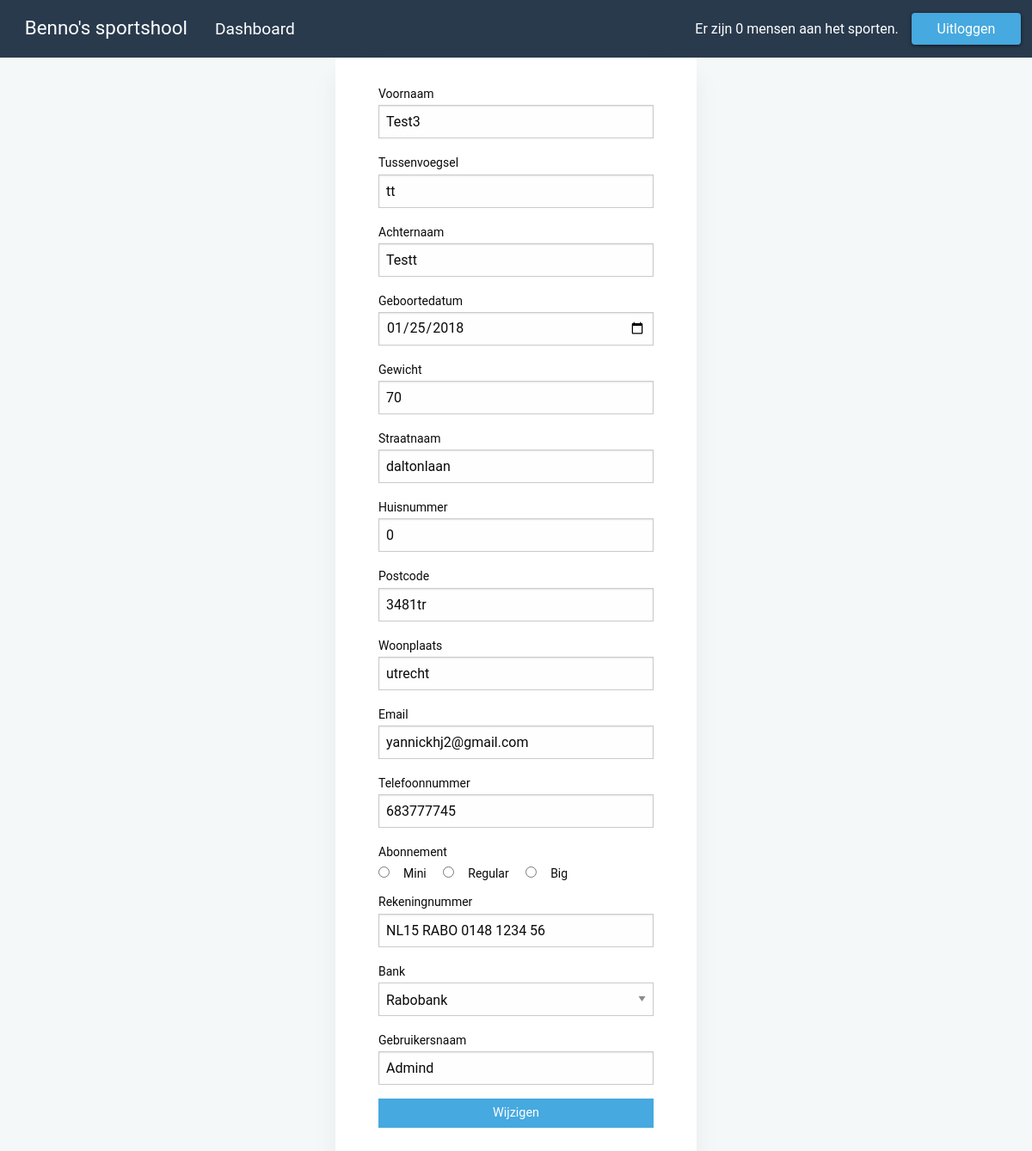
The page /update.php (signed in) on the database its author committed.
### tables this page shows
CREATE TABLE `leden` (
  `lid_id` int(50) NOT NULL,
  `pas_code` int(64) NOT NULL,
  `lid_voornaam` varchar(256) NOT NULL,
  `lid_tsnvoegsel` varchar(256) DEFAULT NULL,
  `lid_achternaam` varchar(256) NOT NULL,
  `lid_gewicht` int(50) NOT NULL,
  `lid_geboortedatum` date NOT NULL,
  `lid_email` varchar(256) NOT NULL,
  `lid_huisnr` int(50) NOT NULL,
  `lid_postcode` varchar(50) NOT NULL,
  `lid_straatnaam` varchar(256) NOT NULL,
  `lid_tel` int(50) NOT NULL,
  `lid_woonplaats` varchar(256) NOT NULL,
  `lid_rekeningnr` varchar(256) NOT NULL,
  `lid_bank` varchar(256) NOT NULL,
  `lid_abbo` varchar(256) NOT NULL,
  `lid_uid` varchar(256) NOT NULL,
  `lid_pwd` varchar(256) NOT NULL,
  `lid_registerdate` date NOT NULL,
  `IsLoggedIn` varchar(10) DEFAULT NULL
);

### update.php (the view, shortened to what this page needs)
<?php
  include_once 'header.php'
?>
<?php
    $sql = "SELECT * FROM leden WHERE lid_uid = '" . $_SESSION['lid_uid'] . "'";
    $result = mysqli_query($conn, $sql);
    $row = mysqli_fetch_array($result)
?>
 <div class="grid-x align-center">
 <div class="cell shrink form-card">
<?php
        echo '<form action="includes/update.inc.php" method="POST">';
        echo '<label>Voornaam<input type="text" name=u_voornaam value="' . $row["lid_voornaam"] . '" placeholder=""/></label>';
        echo '<label>Tussenvoegsel<input type="text" name=u_tsnvoegsel value="' . $row["lid_tsnvoegsel"] . '" placeholder=""/></label>';
        echo '<label>Achternaam<input type="text" name=u_achternaam value="' . $row["lid_achternaam"] . '" placeholder=""/></label>';
        echo '<label>Geboortedatum<input type="date" name=u_geboortedatum value="' . $row["lid_geboortedatum"] . '" placeholder=""/></label>';
        echo '<label>Gewicht<input type="text" name=u_gewicht value="' . $row["lid_gewicht"] . '" placeholder=""/></label>';
        echo '<label>Straatnaam<input type="text" name=u_straatnaam value="' . $row["lid_straatnaam"] . '" placeholder=""/></label>';
        echo '<label>Huisnummer<input type="number" name=u_huisnr value="' . $row["lid_huisnr"] . '" placeholder=""/></label>';
        echo '<label>Postcode<input type="text" name=u_postcode value="' . $row["lid_postcode"] . '" placeholder=""/></label>';
        echo '<label>Woonplaats<input type="text" name=u_woonplaats value="' . $row["lid_woonplaats"] . '" placeholder=""/></label>';
        echo '<label>Email<input type="text" name=u_email value="' . $row["lid_email"] . '" placeholder=""/></label>';
        echo '<label>Telefoonnummer<input type="text" name=u_tel value="' . $row["lid_tel"] . '" placeholder=""/></label>';
        echo '<label>Abonnement<br>
            <input hidden checked type="radio" name="u_abbo" id="mini" value="' . $row["lid_abbo"] . '">
            <input type="radio" name="u_abbo" id="mini" value="Mini"><label for="mini">Mini</label>
            <input type="radio" name="u_abbo" id="regular" value="Regular"><label for="regular">Regular</label>
            <input type="radio" name="u_abbo" id="big" value="Big"><label for="big">Big</label></label>';
        echo '<label>Rekeningnummer<input type="text" name=u_rekeningnr value="' . $row["lid_rekeningnr"] . '" placeholder=""/></label>';
        echo ' <label>Bank
        <select name="u_bank" value="' . $row["lid_bank"] . '">
        <option value="Rabobank">Rabobank</option>
        <option value="ING">ING</option>
        <option value="ABN Ambro">ABN Ambro</option>
        <option value="Triodos Bank">Triodos Bank</option>
        <option value="Deltra Lloyd">Delta Lloyd</option>
        <option value="AEGON Bank">AEGON Bank</option>
        <option value="NN Bank">NN Bank</option>
        </select>';
        echo '<label>Gebruikersnaam<input type="text" name=u_uid value="' . $row["lid_uid"] . '" placeholder=""/>';
        echo '<input class="button" type="submit" value="Wijzigen"/>';
        echo'</form>';
    ?>
    </div>
    </div>
    <?php
  include_once 'footer.php'
?>

### rows shown on the page
leden: u_voornaam "Test3", u_tsnvoegsel "tt", u_achternaam "Testt", u_geboortedatum "01/25/2018", u_gewicht "70", u_straatnaam "daltonlaan", u_huisnr "0", u_postcode "3481tr", u_woonplaats "utrecht", u_email "yannickhj2@gmail.com", u_tel "683777745", u_rekeningnr "NL15 RABO 0148 1234 56", u_bank "Rabobank", u_uid "Admind"

### other values the page prints
$result[0] "0"
